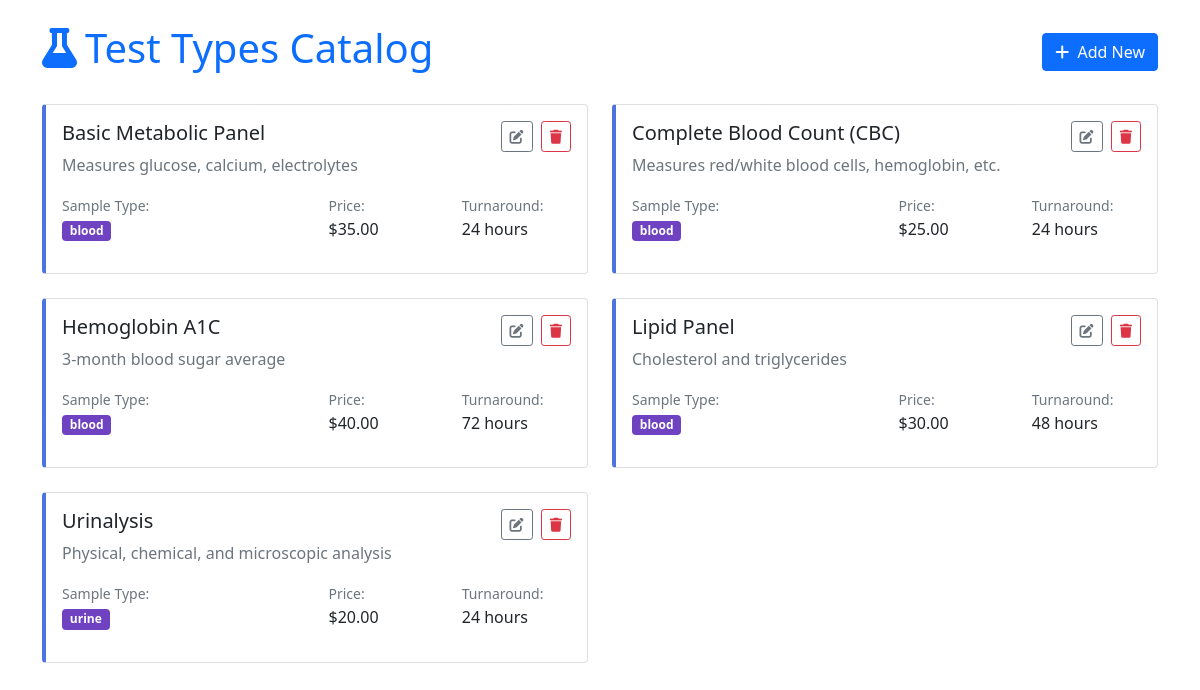
The app's page /panels/lab/test-types.php with its own data.
### tables this page shows
CREATE TABLE `lab_test_types` (
  `id` int(11) NOT NULL,
  `name` varchar(100) NOT NULL,
  `description` text DEFAULT NULL,
  `price` decimal(10,2) DEFAULT NULL,
  `turnaround_hours` int(11) DEFAULT 24,
  `sample_type` varchar(50) DEFAULT 'blood',
  `preparation_instructions` text DEFAULT NULL
);

### panels/lab/test-types.php (the view, shortened to what this page needs)
<?php
$pdo = new PDO('mysql:host=localhost;dbname=healthcare-db', 'root', '');
$testTypes = $pdo->query("SELECT * FROM lab_test_types ORDER BY name")->fetchAll();
?>
<!DOCTYPE html>
<html lang="en">
<head>
    <link href="https://cdn.jsdelivr.net/npm/bootstrap@5.1.3/dist/css/bootstrap.min.css" rel="stylesheet">
    <link href="https://cdnjs.cloudflare.com/ajax/libs/font-awesome/6.0.0/css/all.min.css" rel="stylesheet">
</head>
<body>
    <div class="container py-4">
        <div class="d-flex justify-content-between align-items-center mb-4">
            <h1 class="text-primary">
                <i class="fas fa-flask me-2"></i>Test Types Catalog
            </h1>
            <button class="btn btn-primary" data-bs-toggle="modal" data-bs-target="#testTypeModal">
                <i class="fas fa-plus me-1"></i> Add New
            </button>
        </div>
        <div class="row">
            <?php foreach ($testTypes as $test): ?>
            <div class="col-md-6 mb-4">
                <div class="card test-card h-100">
                    <div class="card-body">
                        <div class="d-flex justify-content-between">
                            <div>
                                <h5 class="card-title"><?= htmlspecialchars($test['name']) ?></h5>
                                <p class="card-text text-muted"><?= htmlspecialchars($test['description']) ?></p>
                            </div>
                            <div>
                                <button class="btn btn-sm btn-outline-secondary action-btn me-1"
                                        data-bs-toggle="modal"
                                        data-bs-target="#testTypeModal"
                                        data-test-id="<?= $test['id'] ?>"
                                        data-test-data='<?= json_encode($test) ?>'>
                                    <i class="fas fa-edit"></i>
                                </button>
                                <a href="test-types.php?delete=<?= $test['id'] ?>"
                                   class="btn btn-sm btn-outline-danger action-btn"
                                   onclick="return confirm('Delete this test type?')">
                                    <i class="fas fa-trash"></i>
                                </a>
                            </div>
                        </div>
                        <div class="row mt-3">
                            <div class="col-6">
                                <small class="text-muted">Sample Type:</small>
                                <p>
                                    <span class="badge sample-badge"><?= htmlspecialchars($test['sample_type']) ?></span>
                                </p>
                            </div>
                            <div class="col-3">
                                <small class="text-muted">Price:</small>
                                <p>$<?= number_format($test['price'], 2) ?></p>
                            </div>
                            <div class="col-3">
                                <small class="text-muted">Turnaround:</small>
                                <p><?= $test['turnaround_hours'] ?> hours</p>
                            </div>
                        </div>
                    </div>
                </div>
            </div>
            <?php endforeach; ?>
        </div>
    </div>
</body>
</html>

### panels/lab/test-types.php (style rules this page uses)
.test-card { border-left: 4px solid #4e73df; transition: all 0.2s; }
.sample-badge { background-color: #6f42c1; }
.action-btn { transition: all 0.2s; }

### records on screen
lab_test_types: name "Basic Metabolic Panel", description "Measures glucose, calcium, electrolytes", sample_type "blood", price "35.00", turnaround_hours "24"
lab_test_types: name "Complete Blood Count (CBC)", description "Measures red/white blood cells, hemoglobin, etc.", sample_type "blood", price "25.00", turnaround_hours "24"
lab_test_types: name "Hemoglobin A1C", description "3-month blood sugar average", sample_type "blood", price "40.00", turnaround_hours "72"
lab_test_types: name "Lipid Panel", description "Cholesterol and triglycerides", sample_type "blood", price "30.00", turnaround_hours "48"
lab_test_types: name "Urinalysis", description "Physical, chemical, and microscopic analysis", sample_type "urine", price "20.00", turnaround_hours "24"
